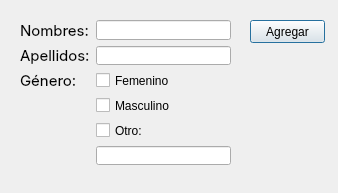
<?xml version="1.0" encoding="UTF-8"?>
<ui version="4.0">
 <class>Dialog_add_author</class>
 <widget class="QDialog" name="Dialog_add_author">
  <property name="geometry">
   <rect>
    <x>0</x>
    <y>0</y>
    <width>338</width>
    <height>193</height>
   </rect>
  </property>
  <property name="windowTitle">
   <string>Agregar Autor</string>
  </property>
  <widget class="QPushButton" name="pushButton_guardar_autor">
   <property name="geometry">
    <rect>
     <x>250</x>
     <y>20</y>
     <width>75</width>
     <height>23</height>
    </rect>
   </property>
   <property name="text">
    <string>Agregar</string>
   </property>
  </widget>
  <widget class="QWidget" name="layoutWidget">
   <property name="geometry">
    <rect>
     <x>20</x>
     <y>20</y>
     <width>211</width>
     <height>145</height>
    </rect>
   </property>
   <layout class="QGridLayout" name="gridLayout">
    <item row="0" column="0">
     <widget class="QLabel" name="label_2">
      <property name="font">
       <font>
        <family>Inter</family>
        <pointsize>11</pointsize>
        <stylestrategy>PreferAntialias</stylestrategy>
        <kerning>true</kerning>
       </font>
      </property>
      <property name="text">
       <string>Nombres:</string>
      </property>
     </widget>
    </item>
    <item row="0" column="1">
     <widget class="QLineEdit" name="lineEdit_nombres"/>
    </item>
    <item row="1" column="0">
     <widget class="QLabel" name="label_3">
      <property name="font">
       <font>
        <family>Inter</family>
        <pointsize>11</pointsize>
        <stylestrategy>PreferAntialias</stylestrategy>
        <kerning>true</kerning>
       </font>
      </property>
      <property name="text">
       <string>Apellidos:</string>
      </property>
     </widget>
    </item>
    <item row="1" column="1">
     <widget class="QLineEdit" name="lineEdit_apellidos"/>
    </item>
    <item row="2" column="0">
     <widget class="QLabel" name="label_4">
      <property name="font">
       <font>
        <family>Inter</family>
        <pointsize>11</pointsize>
        <stylestrategy>PreferAntialias</stylestrategy>
        <kerning>true</kerning>
       </font>
      </property>
      <property name="text">
       <string>Género:</string>
      </property>
     </widget>
    </item>
    <item row="2" column="1">
     <widget class="QCheckBox" name="checkBox_fem">
      <property name="text">
       <string>Femenino</string>
      </property>
     </widget>
    </item>
    <item row="3" column="1">
     <widget class="QCheckBox" name="checkBox_masc">
      <property name="text">
       <string>Masculino</string>
      </property>
     </widget>
    </item>
    <item row="4" column="1">
     <widget class="QCheckBox" name="checkBox_otro">
      <property name="text">
       <string>Otro:</string>
      </property>
     </widget>
    </item>
    <item row="5" column="1">
     <widget class="QLineEdit" name="lineEdit_genero"/>
    </item>
   </layout>
  </widget>
 </widget>
 <resources/>
 <connections/>
</ui>
